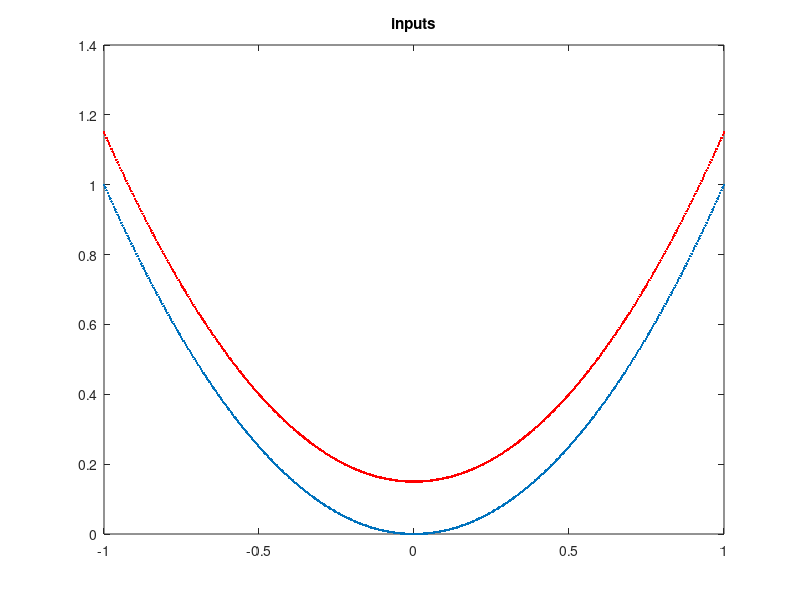

Here is the MATLAB script that generated this plot: (Note: this script raises an error after producing the figure.)
clear all;
nInput = 2;
nHidden = 3;
nH2 = 4;

L1 = randn(nHidden, nInput+1);
L2 = randn(nH2, nHidden+1);
L3 = randn(1,   nH2+1);

nSample = 1e3;
caseID = 1;
if (caseID == 1)
    x = linspace(-1,1,nSample/2);
    y1 = x.^2;
    y2 = x.^2 + .15;
    inputs = [ [x,x]; [y1,y2] ];
    target = [zeros(1,nSample/2), ones(1,nSample/2)];
elseif (caseID == 2)
    theta = linspace(-pi, pi, nSample/2);
    inputs = [ [cos(theta), .15*cos(theta)+.3]; [sin(theta)+.04, .55*sin(theta)+.3] ];
    inputs = inputs + randn(size(inputs))*0.01;
    target = [zeros(1,nSample/2), ones(1,nSample/2)];
elseif (caseID == 3)
    x = linspace(-1,1,nSample/2);
    y1 = x.^2;
    y2 = -x.^2 + 1.5;
    inputs = [ [x,x-0.5]; [y1,y2]-1 ];
    target = [zeros(1,nSample/2), ones(1,nSample/2)];
elseif (caseID == 4)
    a1 = (0.5*randn(1,nSample/2)   + j*randn(1,nSample/2)) .* exp(-j*pi/4);
    a2 = (0.5*randn(1,nSample/2)+3 + j*randn(1,nSample/2)) .* exp(-j*pi/3);
    inputs = [ [real(a1), real(a2)]; [imag(a1), imag(a2)] ] * .3;
    target = [zeros(1,nSample/2), ones(1,nSample/2)];
elseif (caseID == 5)
    inputs = unidrnd(2,2,nSample)-1;
    target = xor(inputs(1,:), inputs(2,:));
elseif (caseID == 6)           %  difficult, may needs more nIter
    freq = 1.2;                  % high freq need more hidden nodes, e.g. freq=3, nHidden = 8;
    x = linspace(-1,1,nSample/2);
    y1 = sin(freq*pi*x)*.5;   
    y2 = y1 + .5;
    inputs = [ [x,x]; [y1,y2] ];
    target = [zeros(1,nSample/2), ones(1,nSample/2)];
end
figure; plot(inputs(1,1:500), inputs(2,1:500),'.');
hold on;
plot(inputs(1,501:1000), inputs(2,501:1000),'r.');
title('inputs'); 

nIter = 3000;
lr = .01;
L2_1 = zeros(1,nIter); L2_2 = L2_1;
for i=1:nIter
    
    %forward
    i_L1 = [inputs; ones(1,nSample)]; % bias
    f_L1 = L1 * i_L1;
    o_L1 = 1./(1+exp(-f_L1));   % sigmoid
    
    i_L2 = [o_L1; ones(1, nSample)];
    f_L2 = L2 * i_L2;
    o_L2 = 1./(1+exp(-f_L2)); 
    
    i_L3 = [o_L2; ones(1, nSample)];
    f_L3 = L3 * i_L3;
    o_L3 = 1./(1+exp(-f_L3)); 
    
    output = o_L3;

    %error
    error = output - target;
    
    %backward
%     delta2 = error.*output.*(1-output);
%     delta1 = repmat(L2',1,nSample).*repmat(delta2, nHidden+1,1).*i_L2.*(1-i_L2);
%     L2 = L2 - lr*delta2*i_L2' ;
%     L1 = L1 - lr*delta1(1:nHidden,:)*i_L1';
    delta3 = error.*output.*(1-output);
    delta2 = repmat(L3',1,nSample).*repmat(delta3, nH2+1,1).*i_L3.*(1-i_L3);
    delta1 = repmat(L2',1,nSample).*repmat(delta2, nHidden+1,1).*i_L2.*(1-i_L2);
    L3 = L3 - lr*delta3*i_L3' ;
    L2 = L2 - lr*delta2(1:nH2,    :)*i_L2';
    L1 = L1 - lr*delta1(1:nHidden,:)*i_L1';
    
    
%     if (mod(i, nIter/10) == 0)
%         if (nHidden == 2)
%             figure; plot(o_L1(1,1:500), o_L1(2,1:500),'.');
%             hold on;
%             plot(o_L1(1,501:1000), o_L1(2,501:1000),'r.');
%             x_p = [-1,1]; y_p = (x_p*L2(1)+L2(3))/(-L2(2)); plot(x_p,y_p); %plot sepearte
%             pause(.5);
%         end
%         if (nHidden == 3)
%             figure; scatter3(o_L1(1,1:500), o_L1(2,1:500), o_L1(3, 1:500),'.');
%             hold on;
%             scatter3(o_L1(1,501:1000), o_L1(2,501:1000), o_L1(3,501:1000),'r.');
%             [x y]=meshgrid(-1:0.03:1, -1:0.03:1); z = (L2(1)*x + L2(2)*y + L2(4))/(-L2(3)); surf(x,y,z); %plot seperate
%             pause(.5);
%         end
%     end
end
figure; plot(output,'.'); grid on;

nSample = 1600; ll = sqrt(nSample);
x = linspace(-1,1,ll); y = x;
grid_in = [repmat(x, 1, ll); reshape(repmat(y',1,ll)', 1, ll^2)];

i_L1 = [grid_in; ones(1,nSample)]; % bias
f_L1 = L1 * i_L1;
o_L1 = 1./(1+exp(-f_L1));   % sigmoid
i_L2 = [o_L1; ones(1, nSample)];
f_L2 = L2 * i_L2;
o_L2 = 1./(1+exp(-f_L2));
output = o_L2;

if (nHidden == 2)
    figure;
%     plot(o_L1(1,:), o_L1(2,:) ,'.');
    for i=1:ll
        plot(o_L1(1,(i-1)*ll+1:i*ll), o_L1(2,(i-1)*ll+1:i*ll)); hold on;
    end
end
if (nHidden == 3)
    figure;
    %     plot3(o_L1(1,:), o_L1(2,:), o_L1(3,:),'.');
    grid_x = reshape(o_L1(1,:), ll, ll);
    grid_y = reshape(o_L1(2,:), ll, ll);
    grid_z = reshape(o_L1(3,:), ll, ll);
    surf(grid_x, grid_y, grid_z); title('2D grid in 3D space');
end
 figure; surf(x,y,reshape(output, ll,ll)); title('input-output relation');
 % shading interp;